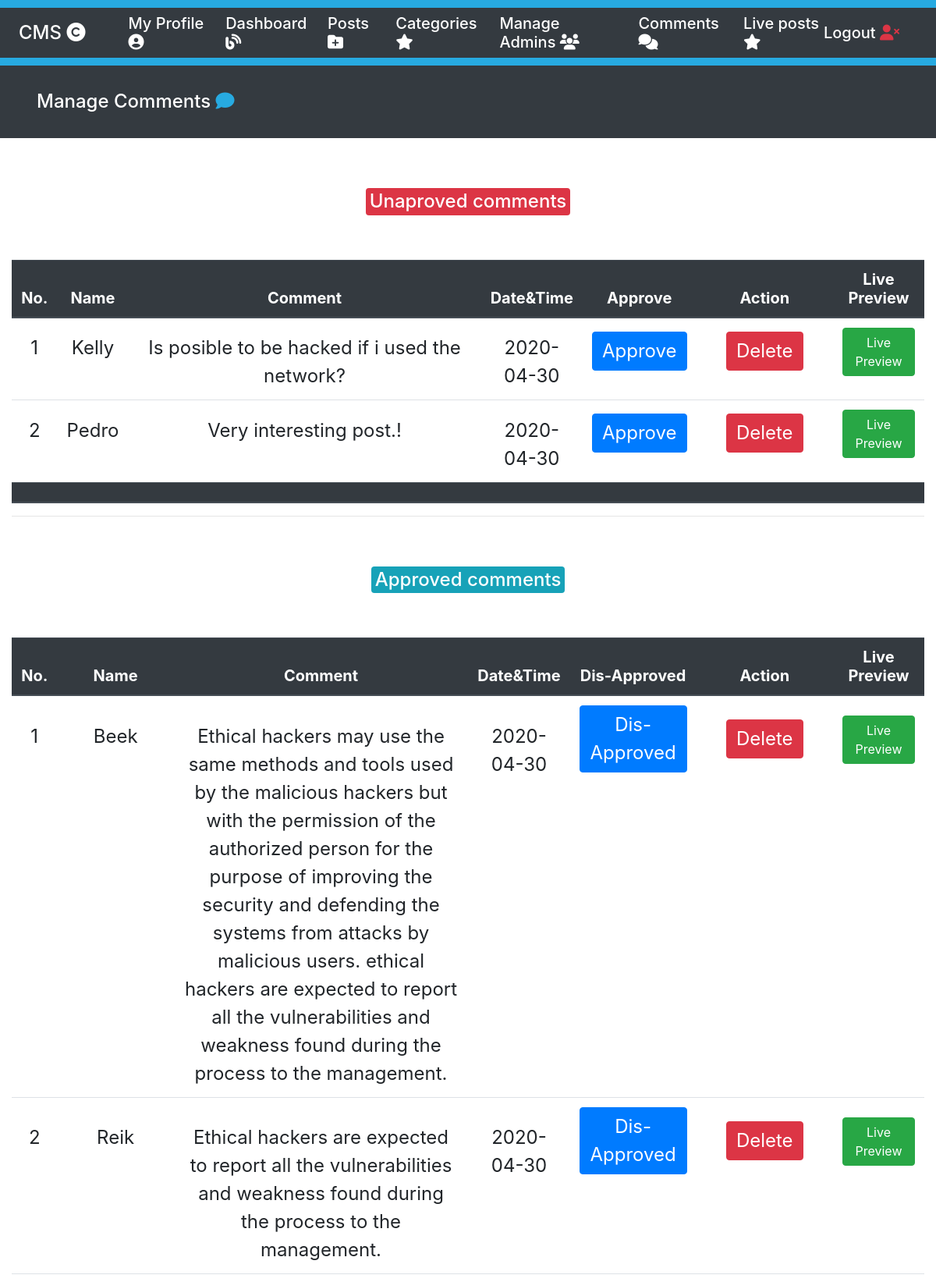
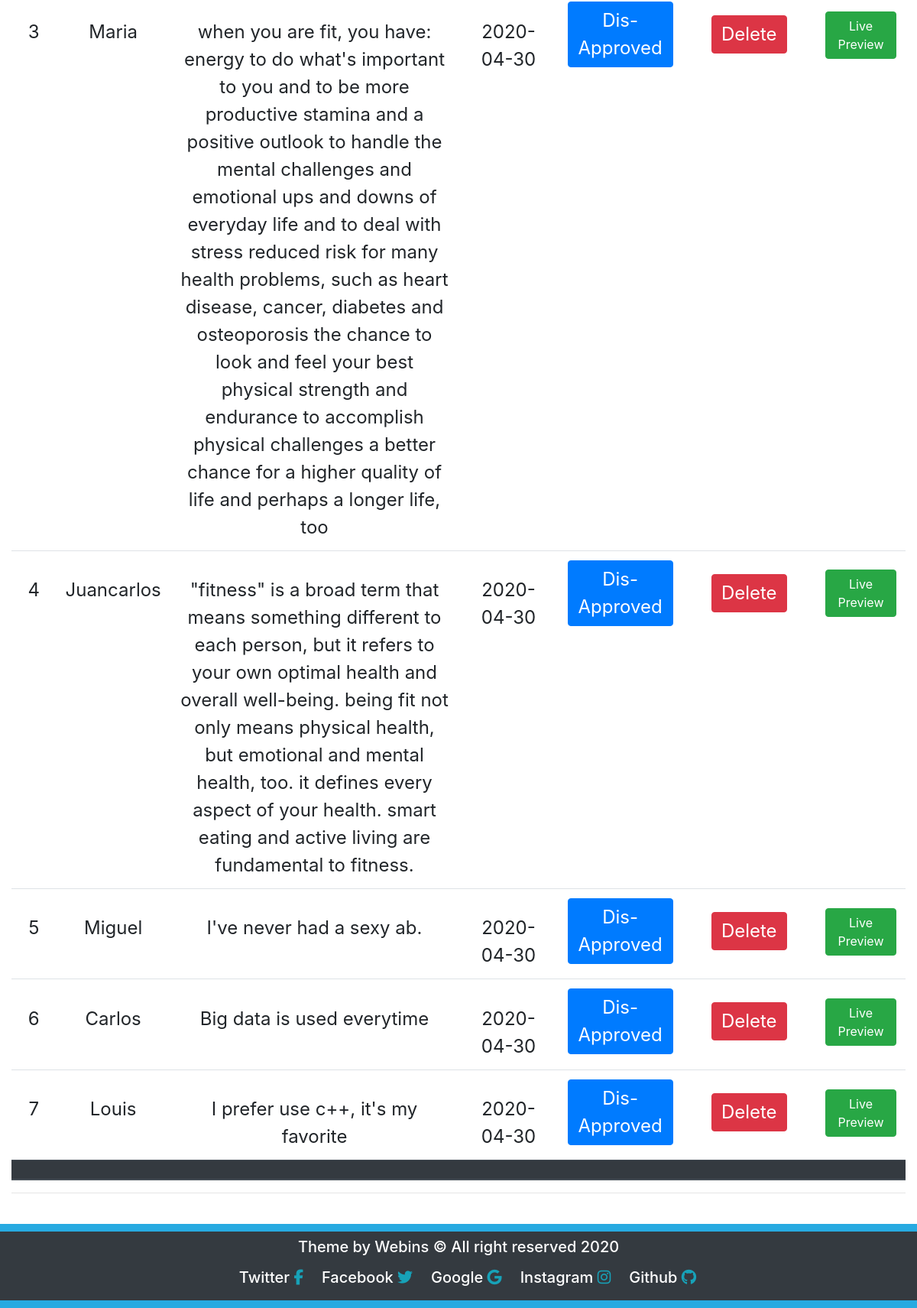
Page /cms.php?pages=manage_comments (signed in) on the committed database (2 pictures, top to bottom).
### tables this page shows
CREATE TABLE `Comments` (
  `id` int(11) NOT NULL,
  `post_id` int(11) NOT NULL,
  `name` varchar(50) NOT NULL,
  `email` varchar(50) NOT NULL,
  `comment` varchar(500) NOT NULL,
  `approved_by` varchar(50) NOT NULL,
  `status` tinyint(1) NOT NULL,
  `date` date NOT NULL
);

### Db/CommentsDb.php (called while the page is built, shortened)
<?php
class Comment
{
    private $id;
    private $post_id;
    private $name;
    private $comment;
    private $date;
    function __construct($post_id = "", $name = "", $email = "", $comment = "", $approved_by = "nobody", $status = false, $date = "")
    {
        $this->post_id = $post_id;
        $this->name = ucfirst(strtolower($name));
        $this->comment = ucfirst(strtolower($comment));
        $this->date = $date;
    }
    public function construct($id = "", $post_id = "", $name = "", $email = "", $comment = "", $approved_by = "nobody", $status = false, $date = "")
    {
        $this->id = $id;
        $this->post_id = $post_id;
        $this->name = ucfirst(strtolower($name));
        $this->comment = ucfirst(strtolower($comment));
        $this->date = $date;
    }
    static function search($query)
    {
        try {
            $connect = new PDO($GLOBALS["dsn"], $GLOBALS["username"], $GLOBALS["password"], null);
            $connect->setAttribute(PDO::ATTR_ERRMODE, PDO::ERRMODE_EXCEPTION);
        } catch (PDOException $e) {
            echo "Connection-Failed: " . $e->getMessage();
        }
        $arr = array();
        $stmt = $connect->query($query);
        while ($data_rows = $stmt->fetch()) {
            $act_comment = new Comment();
            $act_comment->construct(
                $data_rows["id"],
                $data_rows["post_id"],
                $data_rows["name"],
                $data_rows["email"],
                $data_rows["comment"],
                $data_rows["approved_by"],
                $data_rows["status"],
                $data_rows["date"]
            );
            array_push($arr, $act_comment);
        }
        return $arr;
    }
    public function get_post_id()
    {
        return $this->post_id;
    }
    public function get_name()
    {
        return $this->name;
    }
    public function get_comment()
    {
        return $this->comment;
    }
    public function get_date()
    {
        return $this->date;
    }
    public function get_id()
    {
        return $this->id;
    }
}

### pages/manage_comments.php (the view, shortened to what this page needs)
<?php
require_once("Db/CommentsDb.php");
$unapprove_comment = new Comment();
$approved_comment = new Comment();
$query = "SELECT * FROM Comments WHERE status=0 ORDER BY date";
$arr = $unapprove_comment->search($query);
$query = "SELECT * FROM Comments WHERE status=1 ORDER BY date";
$arr_a = $approved_comment->search($query);
?>
<link rel="stylesheet" href="css/post.css" />
<header class="bg-dark mb-3 text-white header" style="padding:2rem;">
    <div class="container-fluid">
        <div class="row">
            <div class="col-md-12">
                <h1>Manage Comments <i class="fas fa-comment" style="color:#27aae1;"></i></h1>
            </div>
        </div>
    </div>
</header>
<br>
<br>
<?php
echo "<center><div class=\"badge badge-danger\"> <h1>Unaproved comments</h1> </div></center><br><hr>";
if ($arr == null) {
    echo "
        <center>
        <div style=\"display:inherit\" class=\"container alert alert-danger col-lg-8\" id=\"display-msg\">
            <h1> There are not unnaproved comments in this moment </h1>
            </div>
            </center>
        ";
} else {
?>
    <div class="container-fluid">
        <table class="table table-stripped table-hover">
            <thead class="thead-dark">
                <tr>
                    <th>
                        <h2 class="font-weight-bold text-center">No.</h2>
                    </th>
                    <th>
                        <h2 class="font-weight-bold text-center">Name</h2>
                    </th>
                    <th>
                        <h2 class="font-weight-bold text-center">Comment</h2>
                    </th>
                    <th>
                        <h2 class="font-weight-bold text-center">Date&Time</h2>
                    </th>
                    <th>
                        <h2 class="font-weight-bold text-center">Approve</h2>
                    </th>
                    <th>
                        <h2 class="font-weight-bold text-center">Action</h2>
                    </th>
                    <th>
                        <h2 class="font-weight-bold text-center">Live Preview</h2>
                    </th>
                </tr>
                <?php
                $i = 1;
                foreach ($arr as $unapprove_comment_obj) {
                    $id = $unapprove_comment_obj->get_id();
                    $post_id = $unapprove_comment_obj->get_post_id();
                    echo "<tr>";
                    echo "<td class=\"td-table text-center number\"><p>${i} </p></td>";
                    echo "<td class=\"td-table text-center name\"><p>" . $unapprove_comment_obj->get_name() . "</p></td>";
                    echo "<td class=\"td-table text-center comment\"><p>" . $unapprove_comment_obj->get_comment() . "</p></td>";
                    echo "<td class=\"td-table text-center date\"><p>" . $unapprove_comment_obj->get_date() . "</p></td>";
                    echo "<td class=\"td-table text-center approve\">
                <button onclick=\"approveComment(${id})\" class =\"btn btn-primary\" id=\"approve_comment\"><p>Approve</p></button>
                </td>";
                    echo "<td class=\"td-table text-center action\">
                <button onclick=\"deleteComment(${id})\" class=\"btn btn-danger\" id=\"delete_comment\"><p>Delete</p></button>
                </td>";
                    echo "<td class=\"td-table text-center live\">
                <a href=\"index.php?pages=post_description&id=${post_id}\"><span class=\"btn btn-success\"></p>Live Preview<p></span></a>
                </td>";
                    echo "</tr>";
                    $i++;
                }
                ?>
            </thead>
            <thead class="thead-dark mb-4">
                <tr>
                    <th></th>
                    <th></th>
                    <th></th>
                    <th></th>
                    <th></th>
                    <th></th>
                    <th></th>
                </tr>
            </thead>
        </table>
        <hr>
    </div>
<?php
}
?>
<br>
<br>
<?php
echo "<center><div class=\"badge badge-info\"> <h1>Approved comments</h1> </div></center><br><hr>";
if ($arr_a == null) {
    echo "
        <center>
        <div style=\"display:inherit\" class=\"container alert alert-danger col-lg-8\" id=\"display-msg\">
            <h1> There are not approved comments in this moment </h1>
            </div>
            </center>
        ";
} else {
?>
    <div class="container-fluid">
        <table class="table table-stripped table-hover">
            <thead class="thead-dark">
                <tr>
                    <th>
                        <h2 class="font-weight-bold text-center">No.</h2>
                    </th>
                    <th>
                        <h2 class="font-weight-bold text-center">Name</h2>
                    </th>
                    <th>
                        <h2 class="font-weight-bold text-center">Comment</h2>
                    </th>
                    <th>
                        <h2 class="font-weight-bold text-center">Date&Time</h2>
                    </th>
                    <th>
                        <h2 class="font-weight-bold text-center">Dis-Approved</h2>
                    </th>
                    <th>
                        <h2 class="font-weight-bold text-center">Action</h2>
                    </th>
                    <th>
                        <h2 class="font-weight-bold text-center">Live Preview</h2>
                    </th>
                </tr>
                <?php
                $i = 1;
                foreach ($arr_a as $approved_comment_obj) {
                    $id = $approved_comment_obj->get_id();
                    $post_id = $approved_comment_obj->get_post_id();
                    echo "<tr>";
                    echo "<td class=\"td-table text-center number\"><p>${i} </p></td>";
                    echo "<td class=\"td-table text-center name\"><p>" . $approved_comment_obj->get_name() . "</p></td>";
                    echo "<td class=\"td-table text-center comment\"><p>" . $approved_comment_obj->get_comment() . "</p></td>";
                    echo "<td class=\"td-table text-center date\"><p>" . $approved_comment_obj->get_date() . "</p></td>";
                    echo "<td class=\"td-table text-center approve\">
                <button onclick=\"disapprovedComment(${id})\" class =\"btn btn-primary\" id=\"approve_comment\"><p>Dis-Approved</p></button>
                </td>";
                    echo "<td class=\"td-table text-center action\">
                <button onclick=\"deleteAComment(${id})\" class=\"btn btn-danger\" id=\"delete_comment\"><p>Delete</p></button>
                </td>";
                    echo "<td class=\"td-table text-center live\">
                <a href=\"index.php?pages=post_description&id=${post_id}\"><span class=\"btn btn-success\"></p>Live Preview<p></span></a>
                </td>";
                    echo "</tr>";
                    $i++;
                }
                ?>
            </thead>
            <thead class="thead-dark mb-4">
                <tr>
                    <th></th>
                    <th></th>
                    <th></th>
                    <th></th>
                    <th></th>
                    <th></th>
                    <th></th>
                </tr>
            </thead>
        </table>
        <hr>
    </div>
<?php } ?>

### css/index.css (style rules this page uses)
html, body { height:100%; margin:0; }
body { display:flex; flex-direction:column; }
h1,h2,h3,h4,h5,h6,p { margin:0; padding:0; }
h1 { font-size: 2vw; }
h2 { font-size: 2.5vh; }
p { font-size: 2vmin; }
a { text-decoration: none; color: white; font-size: .8em; }

### css/categories.css (style rules this page uses)
.td-table { vertical-align: baseline!important; }
.number { width: 10%; }
.date { width: 10%; }

### css/post.css (style rules this page uses)
.td-table { vertical-align: baseline!important; }
.number { width: 5%; }
.date { width: 10%; }
.action { width: 15%; }
.live { width: 10%; }

### rows in the picture
comments: i "1", name "Kelly", comment "Is posible to be hacked if i used the network?", date "2020-04-30"
comments: i "2", name "Pedro", comment "Very interesting post.!", date "2020-04-30"
comments: i "1", name "Beek", comment "Ethical hackers may use the same methods and tools used by the malicious hackers but with the permission of the authorized person for the purpose of improving the security and defending the systems from attacks by malicious users. ethical hackers are expected to report all the vulnerabilities and weakness found during the process to the management.", date "2020-04-30"
comments: i "2", name "Reik", comment "Ethical hackers are expected to report all the vulnerabilities and weakness found during the process to the management.", date "2020-04-30"
comments: i "3", name "Maria", comment "when you are fit, you have: energy to do what's important to you and to be more productive stamina and a positive outlook to handle the mental challenges and emotional ups and downs of everyday life and to deal with stress reduced risk for many health problems, such as heart disease, cancer, diabetes and osteoporosis the chance to look and feel your best physical strength and endurance to accomplish physical challenges a better chance for a higher quality of life and perhaps a longer life, too", date "2020-04-30"
comments: i "4", name "Juancarlos", comment "\"fitness\" is a broad term that means something different to each person, but it refers to your own optimal health and overall well-being. being fit not only means physical health, but emotional and mental health, too. it defines every aspect of your health. smart eating and active living are fundamental to fitness.", date "2020-04-30"
comments: i "5", name "Miguel", comment "I've never had a sexy ab.", date "2020-04-30"
comments: i "6", name "Carlos", comment "Big data is used everytime", date "2020-04-30"
comments: i "7", name "Louis", comment "I prefer use c++, it's my favorite", date "2020-04-30"
